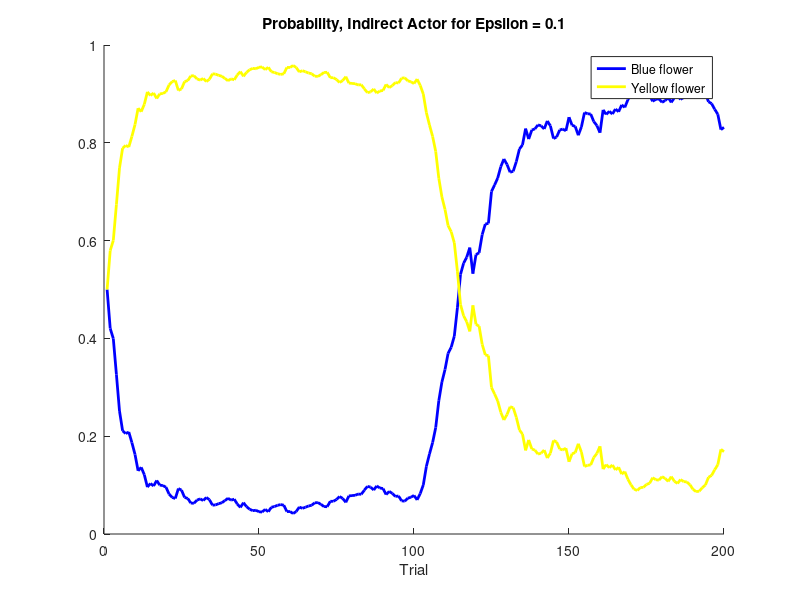
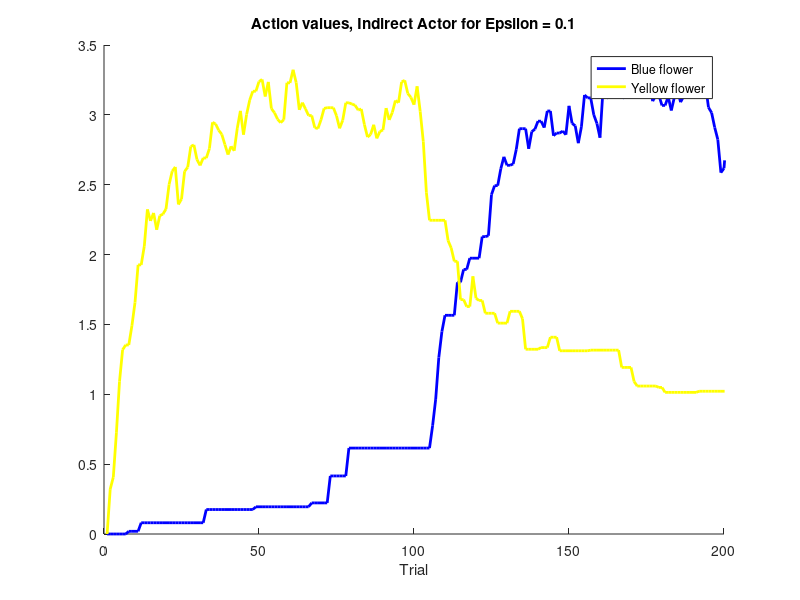
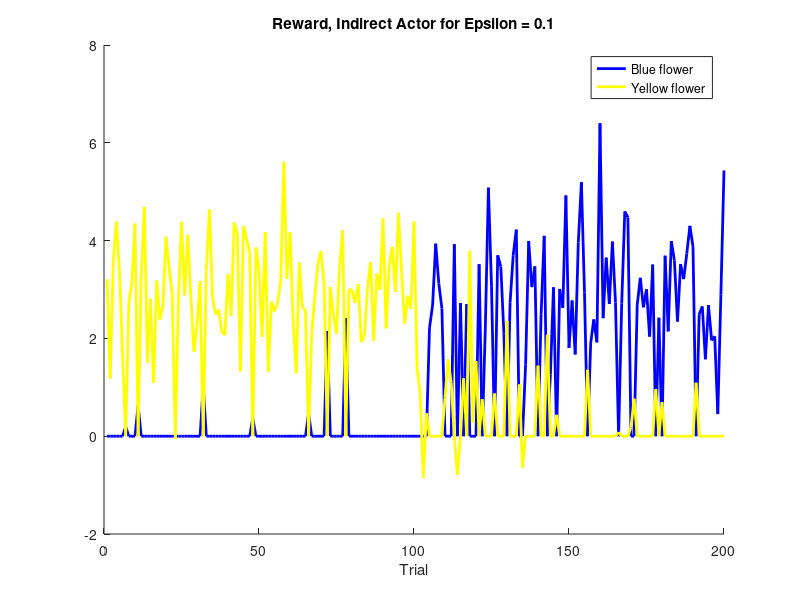
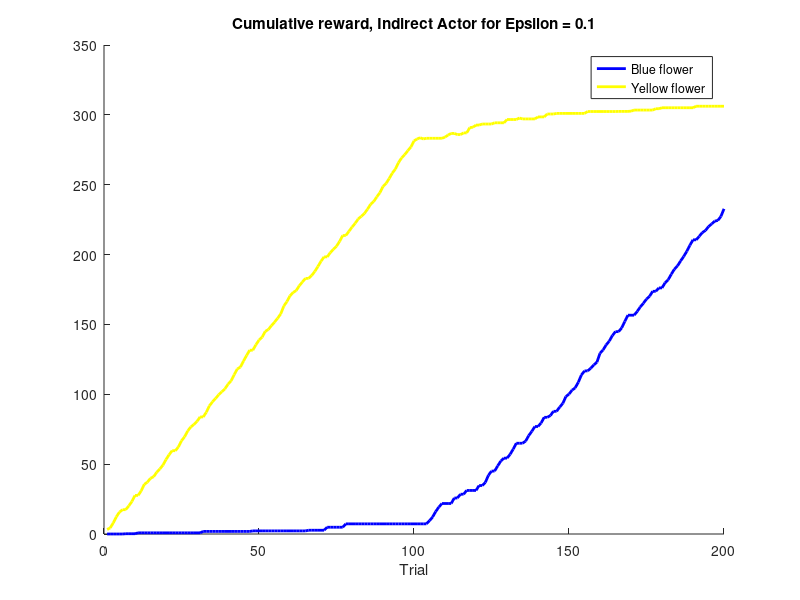

Here is the MATLAB script that generated these plots, in order:
% Course on Teoretical Neuroscience
% Teacher: Jochen Braun
% Assistent Teachers: Ehsan Kakaei
% Exercise06: Policy learning
% Name: Viviana Villafane & Tasnuba Tazeen & Lee Po Shing
% Date: 31/05/2018

clear all
clc
close all

% Basic parameter
epsilon = 0.1; % Learning rate (epsilon)
beta = 1; % Beta
trial = 100; % Number of trials

sigma = 1; % variance of reward
%% INDIRECT ACTOR
rb_1 = 1;
ry_1 = 3;
rb_2 = 3;
ry_2 = 1;

R_1 = normrnd (rb_1, sigma, 1, 100);
R_2 = normrnd (ry_1, sigma, 1, 100);
R_3 = normrnd (rb_2, sigma, 1, 100);
R_4 = normrnd (ry_2, sigma, 1, 100);

r_y = [R_2,R_4]; % Reward for yellow flower in different trials
r_b = [R_1,R_3]; % Reward for blue flower in different trials

P_b = zeros(size(r_y)); % Probability of blue flowers
P_y = P_b; % Probability of yellow flowers
m_b = P_b; % action value for yellow flower
m_y = P_b; % action value for blue flower

for i = 1: 2*trial
    P_b(i) = 1 /(1+exp(beta*(m_y(i)-m_b(i))));
    P_y(i) = 1 /(1+exp(beta*(m_b(i)-m_y(i))));
     if P_b(i) > rand;
         r_y(i) = 0;
         delta = r_b(i) - m_b(i);
         m_b(i+1) = m_b(i) + epsilon*delta;
         m_y(i+1) = m_y(i);
     else
         r_b(i) = 0;
         delta = r_y(i) - m_y(i);
         m_y(i+1) = m_y(i) + epsilon*delta;
         m_b(i+1) = m_b(i);
     end
end

figure
hold on
plot (P_b, 'b', 'linewidth', 2)
plot (P_y, 'y', 'linewidth', 2)
title (['Probability, Indirect Actor for Epsilon = ' num2str(epsilon)])
legend ('Blue flower', 'Yellow flower')
xlabel ('Trial')

figure
hold on
plot (m_b, 'b', 'linewidth', 2)
plot (m_y, 'y', 'linewidth', 2)
title (['Action values, Indirect Actor for Epsilon = ' num2str(epsilon)])
legend ('Blue flower', 'Yellow flower')
xlabel ('Trial')
xlim ([0 200])

figure
hold on
plot (r_b, 'b', 'linewidth', 2)
plot (r_y, 'y', 'linewidth', 2)
title (['Reward, Indirect Actor for Epsilon = ' num2str(epsilon)])
legend ('Blue flower', 'Yellow flower')
xlabel ('Trial')

R_b = cumsum(r_b);
R_y = cumsum(r_y);

figure
hold on
plot (R_b, 'b', 'linewidth', 2)
plot (R_y, 'y', 'linewidth', 2)
title (['Cumulative reward, Indirect Actor for Epsilon = ' num2str(epsilon)])
legend ('Blue flower', 'Yellow flower')
xlabel ('Trial')

%% DIRECT ACTOR
m_y = zeros(size(r_y));
m_b = m_y;
P_b = m_y;
P_y = m_y;
r = m_y;

r_y = [R_2,R_4]; % Reward for yellow flower in different trials
r_b = [R_1,R_3]; % Reward for blue flower in different trials

for i = 1: 2*trial
    P_b(i) = 1/(1+exp(beta*(m_y(i)-m_b(i))));
    P_y(i) = 1/(1+exp(beta*(m_b(i)-m_y(i))));
    if P_b(i) > rand;
        r_y(i) = 0;
        r(i) = r_b(i);
        if i < 10
            delta = r_b(i) - mean(r(1:i));
        else
            delta = r_b(i) - mean(r(i-9:i));
        end
        m_b(i+1) = m_b(i) + epsilon*(1-P_b(i))*delta;
        m_y(i+1) = m_y(i) - epsilon*P_y(i)*delta;
    else
        r_b(i) = 0;
        r(i) = r_y(i);
        if i < 10
            delta = r_y(i) - mean(r(1:i));
        else
            delta = r_y(i) - mean(r(i-9:i));
        end
        m_b(i+1) = m_b(i) + epsilon*P_b(i)*delta;
        m_y(i+1) = m_y(i) + epsilon*(1-P_y(i))*delta;
    end
end

figure
hold on
plot (P_b, 'b', 'linewidth', 2)
plot (P_y, 'y', 'linewidth', 2)
title (['Probability, Direct Actor for Epsilon = ' num2str(epsilon)])
legend ('Blue flower', 'Yellow flower')
xlabel ('Trial')

figure
hold on
plot (m_b, 'b', 'linewidth', 2)
plot (m_y, 'y', 'linewidth', 2)
title (['Action values, Direct Actor for Epsilon = ' num2str(epsilon)])
legend ('Blue flower', 'Yellow flower')
xlabel ('Trial')
xlim ([0 200])

figure
hold on
plot (r_b, 'b', 'linewidth', 2)
plot (r_y, 'y', 'linewidth', 2)
title (['Reward, Direct Actor for Epsilon = ' num2str(epsilon)])
legend ('Blue flower', 'Yellow flower')
xlabel ('Trial')

R_b = cumsum(r_b);
R_y = cumsum(r_y);

figure
hold on
plot (R_b, 'b', 'linewidth', 2)
plot (R_y, 'y', 'linewidth', 2)
title (['Cumulative reward, Direct Actor for Epsilon = ' num2str(epsilon)])
legend ('Blue flower', 'Yellow flower')
xlabel ('Trial')